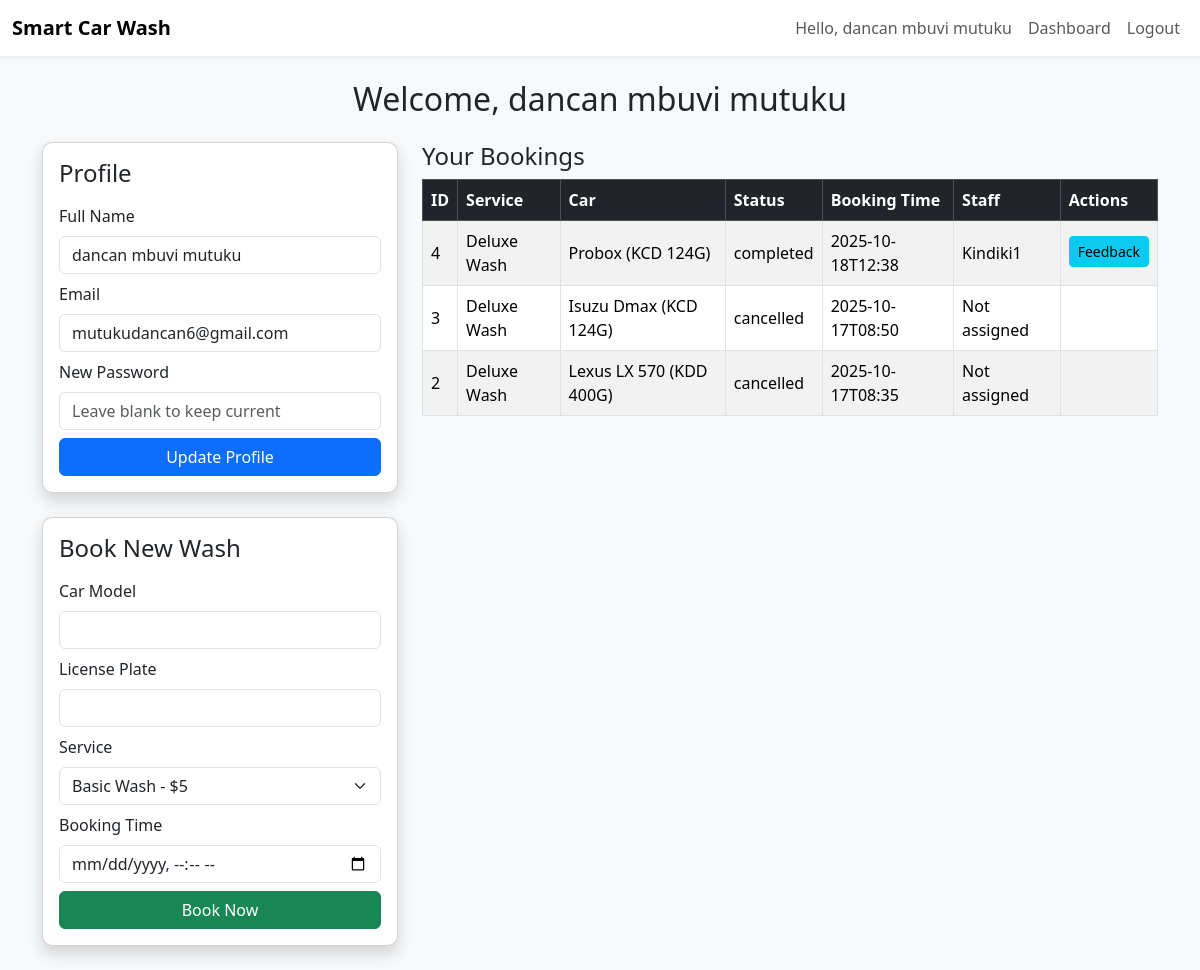
The page /customer/dashboard.php (signed in) on the database its author committed.
### tables this page shows
CREATE TABLE bookings (
    id INTEGER PRIMARY KEY AUTOINCREMENT,
    user_id INTEGER,
    car_model TEXT,
    license_plate TEXT,
    service_id INTEGER,
    booking_time DATETIME,
    status TEXT DEFAULT 'pending',
    payment_status TEXT DEFAULT 'pending',
    created_at DATETIME DEFAULT CURRENT_TIMESTAMP
, staff_id INTEGER);

CREATE TABLE services (
    id INTEGER PRIMARY KEY AUTOINCREMENT,
    service_name TEXT,
    description TEXT,
    price REAL,
    duration INTEGER,
    created_at DATETIME DEFAULT CURRENT_TIMESTAMP
, category TEXT DEFAULT 'General');

CREATE TABLE users (
    id INTEGER PRIMARY KEY AUTOINCREMENT,
    name TEXT NOT NULL,
    email TEXT UNIQUE NOT NULL,
    password TEXT NOT NULL,
    role TEXT DEFAULT 'customer',
    created_at DATETIME DEFAULT CURRENT_TIMESTAMP
);

### customer/dashboard.php (the view, shortened to what this page needs)
<?php
require_once __DIR__.'/../includes/db.php';
$user = $_SESSION['user'];
$user_id = $user['id'];
$stmt = $db->prepare("
    SELECT b.*, s.service_name, st.name AS staff_name
    FROM bookings b
    LEFT JOIN services s ON b.service_id = s.id
    LEFT JOIN users st ON b.staff_id = st.id
    WHERE b.user_id=:uid
    ORDER BY b.created_at DESC
");
$stmt->execute([':uid'=>$user_id]);
$bookings = $stmt->fetchAll(PDO::FETCH_ASSOC);
$services = $db->query("SELECT * FROM services")->fetchAll(PDO::FETCH_ASSOC);
?>
<!DOCTYPE html>
<html lang="en">
<head>
<link href="https://cdn.jsdelivr.net/npm/bootstrap@5.3.2/dist/css/bootstrap.min.css" rel="stylesheet">
<link rel="stylesheet" href="../assets/css/style.css">
</head>
<body>
<?php include('../includes/topbar.php'); ?>
<div class="container py-4">
    <h2 class="text-center mb-4">Welcome, <?= htmlspecialchars($user['name']) ?></h2>
    <div class="row g-4">
        <div class="col-lg-4">
            <div class="card shadow p-3 mb-4">
                <h4 class="card-title mb-3">Profile</h4>
                <form method="POST">
                    <div class="mb-2">
                        <label class="form-label">Full Name</label>
                        <input type="text" name="name" class="form-control" value="<?= htmlspecialchars($user['name']) ?>" required>
                    </div>
                    <div class="mb-2">
                        <label class="form-label">Email</label>
                        <input type="email" name="email" class="form-control" value="<?= htmlspecialchars($user['email']) ?>" required>
                    </div>
                    <div class="mb-2">
                        <label class="form-label">New Password</label>
                        <input type="password" name="password" class="form-control" placeholder="Leave blank to keep current">
                    </div>
                    <div class="d-grid"><button name="update_profile" class="btn btn-primary">Update Profile</button></div>
                </form>
            </div>
            <div class="card shadow p-3">
                <h4 class="card-title mb-3">Book New Wash</h4>
                <form method="POST" action="book.php">
                    <div class="mb-2">
                        <label class="form-label">Car Model</label>
                        <input type="text" name="car_model" class="form-control" required>
                    </div>
                    <div class="mb-2">
                        <label class="form-label">License Plate</label>
                        <input type="text" name="license_plate" class="form-control" required>
                    </div>
                    <div class="mb-2">
                        <label class="form-label">Service</label>
                        <select name="service_id" class="form-select" required>
                            <?php foreach($services as $s): ?>
                                <option value="<?= $s['id'] ?>"><?= htmlspecialchars($s['service_name']) ?> - $<?= $s['price'] ?></option>
                            <?php endforeach; ?>
                        </select>
                    </div>
                    <div class="mb-2">
                        <label class="form-label">Booking Time</label>
                        <input type="datetime-local" name="booking_time" class="form-control" required>
                    </div>
                    <div class="d-grid"><button class="btn btn-success">Book Now</button></div>
                </form>
            </div>
        </div>
        <div class="col-lg-8">
            <h4>Your Bookings</h4>
            <div class="table-responsive">
                <table class="table table-striped table-bordered align-middle">
                    <thead class="table-dark">
                        <tr>
                            <th>ID</th>
                            <th>Service</th>
                            <th>Car</th>
                            <th>Status</th>
                            <th>Booking Time</th>
                            <th>Staff</th>
                            <th>Actions</th>
                        </tr>
                    </thead>
                    <tbody>
                        <?php if($bookings): foreach($bookings as $b): ?>
                        <tr>
                            <td><?= $b['id'] ?></td>
                            <td><?= htmlspecialchars($b['service_name']) ?></td>
                            <td><?= htmlspecialchars($b['car_model']) ?> (<?= htmlspecialchars($b['license_plate']) ?>)</td>
                            <td><?= htmlspecialchars($b['status']) ?></td>
                            <td><?= $b['booking_time'] ?></td>
                            <td><?= htmlspecialchars($b['staff_name'] ?? 'Not assigned') ?></td>
                            <td>
                                <?php if($b['status']=='completed'): ?>
                                    <button class="btn btn-sm btn-info mb-1" data-bs-toggle="modal" data-bs-target="#feedbackModal<?= $b['id'] ?>">Feedback</button>
                                <?php endif; ?>
                            </td>
                        </tr>
                        <?php endforeach; else: ?>
                        <tr><td colspan="7" class="text-center">No bookings yet.</td></tr>
                        <?php endif; ?>
                    </tbody>
                </table>
            </div>
        </div>
    </div>
</div>
</body>
</html>

### assets/css/style.css (style rules this page uses)
body { background-color: #f8f9fa; }
.card, .table { border-radius: 10px; }

### rows shown on the page
bookings: id "4", service.service_name "Deluxe Wash", car_model "Probox", license_plate "KCD 124G", status "completed", booking_time "2025-10-18T12:38", users.name "Kindiki1"
bookings: id "3", service.service_name "Deluxe Wash", car_model "Isuzu Dmax", license_plate "KCD 124G", status "cancelled", booking_time "2025-10-17T08:50", staff_name "Not assigned"
bookings: id "2", service.service_name "Deluxe Wash", car_model "Lexus LX 570", license_plate "KDD 400G", status "cancelled", booking_time "2025-10-17T08:35", staff_name "Not assigned"

### other values the page prints
$user['name'] "dancan mbuvi mutuku"
form field service_id "Basic Wash - $5"
